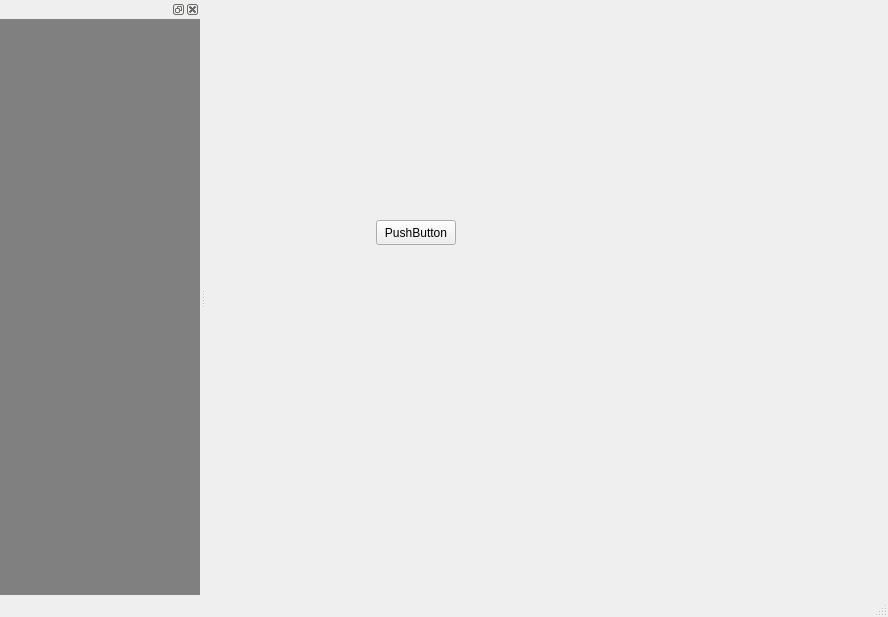
<?xml version="1.0" encoding="UTF-8"?>
<ui version="4.0">
 <class>MainWindow</class>
 <widget class="QMainWindow" name="MainWindow">
  <property name="geometry">
   <rect>
    <x>0</x>
    <y>0</y>
    <width>888</width>
    <height>617</height>
   </rect>
  </property>
  <property name="windowTitle">
   <string>MainWindow</string>
  </property>
  <widget class="QWidget" name="centralwidget">
   <widget class="QPushButton" name="pushButton">
    <property name="geometry">
     <rect>
      <x>170</x>
      <y>220</y>
      <width>80</width>
      <height>25</height>
     </rect>
    </property>
    <property name="text">
     <string>PushButton</string>
    </property>
   </widget>
  </widget>
  <widget class="QMenuBar" name="menubar">
   <property name="geometry">
    <rect>
     <x>0</x>
     <y>0</y>
     <width>888</width>
     <height>22</height>
    </rect>
   </property>
  </widget>
  <widget class="QStatusBar" name="statusbar"/>
  <widget class="QDockWidget" name="dockWidget">
   <property name="minimumSize">
    <size>
     <width>200</width>
     <height>35</height>
    </size>
   </property>
   <property name="styleSheet">
    <string notr="true">background-color: grey</string>
   </property>
   <attribute name="dockWidgetArea">
    <number>1</number>
   </attribute>
   <widget class="QWidget" name="dockWidgetContents"/>
  </widget>
 </widget>
 <resources/>
 <connections/>
</ui>
